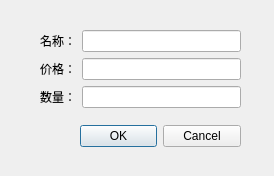
<?xml version="1.0" encoding="UTF-8"?>
<ui version="4.0">
 <class>DialogInsert</class>
 <widget class="QDialog" name="DialogInsert">
  <property name="geometry">
   <rect>
    <x>0</x>
    <y>0</y>
    <width>274</width>
    <height>176</height>
   </rect>
  </property>
  <property name="minimumSize">
   <size>
    <width>274</width>
    <height>176</height>
   </size>
  </property>
  <property name="maximumSize">
   <size>
    <width>274</width>
    <height>176</height>
   </size>
  </property>
  <property name="windowTitle">
   <string>添加</string>
  </property>
  <widget class="QDialogButtonBox" name="buttonBox">
   <property name="geometry">
    <rect>
     <x>80</x>
     <y>120</y>
     <width>161</width>
     <height>32</height>
    </rect>
   </property>
   <property name="orientation">
    <enum>Qt::Horizontal</enum>
   </property>
   <property name="standardButtons">
    <set>QDialogButtonBox::Cancel|QDialogButtonBox::Ok</set>
   </property>
  </widget>
  <widget class="QWidget" name="layoutWidget">
   <property name="geometry">
    <rect>
     <x>40</x>
     <y>30</y>
     <width>201</width>
     <height>80</height>
    </rect>
   </property>
   <layout class="QVBoxLayout" name="verticalLayout">
    <item>
     <layout class="QHBoxLayout" name="horizontalLayout">
      <item>
       <widget class="QLabel" name="label">
        <property name="text">
         <string>名称：</string>
        </property>
       </widget>
      </item>
      <item>
       <widget class="QLineEdit" name="le_name"/>
      </item>
     </layout>
    </item>
    <item>
     <layout class="QHBoxLayout" name="horizontalLayout_2">
      <item>
       <widget class="QLabel" name="label_2">
        <property name="text">
         <string>价格：</string>
        </property>
       </widget>
      </item>
      <item>
       <widget class="QLineEdit" name="le_price"/>
      </item>
     </layout>
    </item>
    <item>
     <layout class="QHBoxLayout" name="horizontalLayout_3">
      <item>
       <widget class="QLabel" name="label_3">
        <property name="text">
         <string>数量：</string>
        </property>
       </widget>
      </item>
      <item>
       <widget class="QLineEdit" name="le_num"/>
      </item>
     </layout>
    </item>
   </layout>
  </widget>
 </widget>
 <resources/>
 <connections>
  <connection>
   <sender>buttonBox</sender>
   <signal>accepted()</signal>
   <receiver>DialogInsert</receiver>
   <slot>accept()</slot>
   <hints>
    <hint type="sourcelabel">
     <x>248</x>
     <y>254</y>
    </hint>
    <hint type="destinationlabel">
     <x>157</x>
     <y>274</y>
    </hint>
   </hints>
  </connection>
  <connection>
   <sender>buttonBox</sender>
   <signal>rejected()</signal>
   <receiver>DialogInsert</receiver>
   <slot>reject()</slot>
   <hints>
    <hint type="sourcelabel">
     <x>316</x>
     <y>260</y>
    </hint>
    <hint type="destinationlabel">
     <x>286</x>
     <y>274</y>
    </hint>
   </hints>
  </connection>
 </connections>
</ui>
